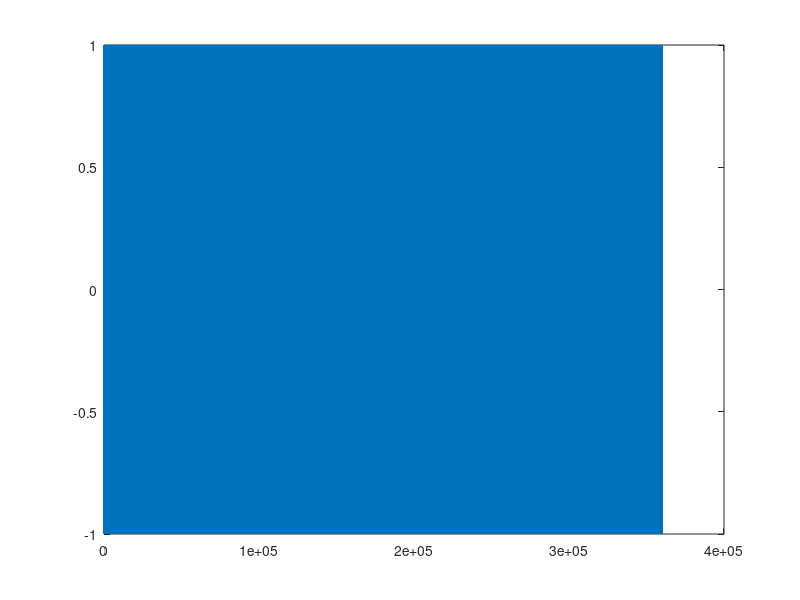

Reproduce this figure in MATLAB. (Note: this script raises an error after producing the figure.)
%% Figure 2 from Righetti, Buchli, and Ijspeert, (2006)
% start/stop simulation
t0 = 0;
tend = 3000; % fig 2.
Fs = 120; %500

% input signal
F_t = linspace(t0, tend, tend*Fs);
F = cos(30*F_t);
plot(F)

% model parameters
m = 1;                  % osc amplitude
e = [1 ;0.8; 0.6; 0.4]; % learning rates from fig 2.
tspan = [t0 tend];      % full timespan
%tspan = [cos_t];        % time point as cos

% integration 
for i = 1:length(e)
[t, y] = ode45(@(t,x)hopf_learn(t,x, m, e(i), F, F_t)...
    ,tspan, [0, 1, 40] );
    plot(t,y(:,3), 'black');
    hold on
end

title('Adaptive-Frequency Hopf Oscillator with Hebbian Learning')
xlabel('Time')
ylabel('W (Angular Frequency)')
legend(num2str(e))
hold off;

%% Multiple initial conditions
% start/stop simulation
t0 = 0;                 % start time
tend = 800;             % end time
Fs = 120;               % sample rate of input signal

% periodic forcing (cosine input)
F_t = linspace(t0, tend, tend*Fs);
F = cos(30*F_t);
plot(F); ylim([-1.5 1.5]);

% model parameters
m = 1;                  % osc amplitude
e = 1;                  % learning rate
w0 = [18; 26; 36; 42];  % initial conditions for osc freq
tspan = [t0 tend];      % full timespan
%tspan = [cos_t];       % time point as cos

% integration 
for i = 1:length(w0)
[t, y] = ode45(@(t,x)hopf_learn(t,x, m, e, F, F_t)...
    ,tspan, [0, 1, w0(i)] );
    plot(t,y(:,3), 'black');
    hold on
end

title('Adaptive-Frequency Hopf Oscillator with Hebbian Learning')
xlabel('Time')
ylabel('W (Angular Frequency)')
legend(num2str(w0))
hold off;


%% One Rythmic Frequency 
% start/stop simulation
t0 = 0;
tend = 250; % 3000, fig 2.
Fs = 120; % 500

% periodic forcing (cosine input)
F_t = linspace(t0, tend, tend*Fs);
F = cos(3*F_t);
%plot(F)

% model parameters
m = 1;                  % osc amplitude
e = [1 ;0.8; 0.6; 0.4]; % learning rates from fig 2.
%tspan = [t0 tend];      % full timespan
tspan = [F_t];        % time point as cos

for i = 1
[t, y] = ode45(@(t,x)hopf_learn(t,x, m, e(i), F, F_t)...
    ,tspan, [0, 1, 10] );
end

figure(1);
hold on
plot(t,y(:,3), 'black');
title('Adaptive-Frequency Hopf Oscillator with Hebbian Learning')
xlabel('Time')
ylabel('W (Angular Frequency)')
legend(num2str(e(i)))
hold off;


% Time series of w-dot and oscs
figure(2);
hold on
subplot(2,1,1)
plot(t,y(:,3), 'black', 'LineWidth', 1.5);
xlim([110 160])
title('Dynamics of Frequency Adaptation')
xlabel('Time')
ylabel('W (Angular Frequency)')
legend(num2str(e(i)))
hold off;

figure(2); 
subplot(2,1,2)
plot(t,F, '--black', 'LineWidth', 1.5);
hold on;
plot(t,y(:,2), 'LineWidth', 2, 'Color', '#7E2F8E');
xlim([110 160]);
yline(20);
title('Input Signal and Oscillator')
xlabel('Time')
ylabel('Amplitude')
legend('F', 'Oscillator')
hold off;

% phase portrait
figure;
hold on;
plot(y(:,1),y(:,2),	'Color','#808080', 'LineWidth', 0.5)
plot(y(1,1),y(1,2),'.-', 'MarkerSize', 20, 'Color', '#7E2F8E')        % initial conditions
plot(y(end,1),y(end,2),'.-','MarkerSize', 20)    % final position
title(['Phase Portrait: e = ' num2str(e(i))]);
xlabel('x-dot');
ylabel('y-dot');
hold off

%% Multiple rhythmic frequencies
% start/stop simulation
t0 = 0;
tend = 50; 
Fs = 120;

% input signal
f1 = 3;
f2 = 6;
f3 = 9;
F_t = linspace(t0, tend, tend*Fs);
F = sin(f1*F_t) + cos(f2*F_t) + sin(f3*F_t) ;
plot(F)

% model parameters
m = 1;                  % osc amplitude
e = 1;                % learning rate
%tspan = [t0 tend];     % full timespan
tspan = [F_t];          % time point as cos
w0 = [1;4;5;10];         % initial osc freqs

y_comp = [];

for i = 1:length(w0)
[t, y] = ode45(@(t,x)hopf_learn(t,x, m, e, F, F_t)...
    ,tspan, [0, 1, w0(i)] );
    plot(t,y(:,3), 'black');
    y_comp(:,i) = y(:,2);
    hold on
end

yline(f1,'k--');
yline(f2,'k--');
yline(f3,'k--');
title('Adaptive-Frequency Hopf Oscillator with Hebbian Learning')
xlabel('Time')
ylabel('W (Angular Frequency)')
legend(num2str(w0))
hold off;



figure; 
subplot(4,1,1)
plot(t,F, '-black', 'LineWidth', 1.5);
hold on;
plot(t,y_comp(:,4),'LineWidth', 2, 'Color', '#D95319')
ylabel('Amplitude')
legend('F', ['Oscillator'])
title([num2str(w0(4)) '-Hz Oscillator'])
hold off;

subplot(4,1,2)
hold on;
plot(t,F, '-black','LineWidth', 1.5);
plot(t,y_comp(:,3),'LineWidth', 2,'Color', 	'#D95319')
ylabel('Amplitude')
title([num2str(w0(3)) '-Hz Oscillator'])
hold off;

subplot(4,1,3)
hold on;
plot(t,F, '-black','LineWidth', 1.5);
plot(t,y_comp(:,2),'LineWidth', 2, 'Color', '#D95319');
ylabel('Amplitude')
title([num2str(w0(2)) '-Hz Oscillator'])
hold off;

subplot(4,1,4)
hold on;
plot(t,F, '-black','LineWidth', 1.5);
plot(t,y_comp(:,1),'LineWidth', 2, 'Color', 	'#D95319');
ylabel('Amplitude')
title([num2str(w0(1)) '-Hz Oscillator'])
hold off;

xlim([1 40]);
xlabel('Time')
ylabel('Amplitude')


%% Musical Rhythm
% NOT CURRENTLY WORKING
Fs = 120; % 500

%%%%%% Make stimulus %%%%%%  
s = stimulusMake(1, 'mid', 'Iso_2_1_Original_120BBPM_32cycles.mid', 'display', 1, 'fs', Fs);   % Western training rhythm
%s = stimulusMake(1, 'mid', 'NonIso_3_2_Original_120BPM_32cycles.mid', 'display', 1); % Balkan training rhythm

% start/stop simulation
t0 = s.t(1);
tend = s.t(end); % 3000, fig 2.

F_t = s.t;
s.x = 0.16*s.x/rms(s.x);      
F = s.x;
plot(F_t,F);

% model parameters
m = 1;                  % osc amplitude
e = 2; 
%tspan = [t0 tend];     % full timespan
tspan = [F_t];        % time point as cos


for i = 1
[t, y] = ode45(@(t,x)hopf_learn(t,x, m, e(i), F, F_t)...
    ,tspan, [0, 1, 8] );
end

figure;
hold on
plot(t,y(:,3), 'black');
title('Adaptive-Frequency Hopf Oscillator with Hebbian Learning')
xlabel('Time')
ylabel('W (Angular Frequency)')
legend(num2str(e(i)))
hold off;

% Time series 
figure; 
hold on;
plot(t,F, '--black');
plot(t,y(:,2), 'blue');
plot(t,y(:,1), '--blue');
xlim([t0 10]);
title('Adaptive-Frequency Hopf Oscillator with Hebbian Learning')
xlabel('Time')
ylabel('Amplitude')
legend('F', 'Oscillator')
hold off;




      